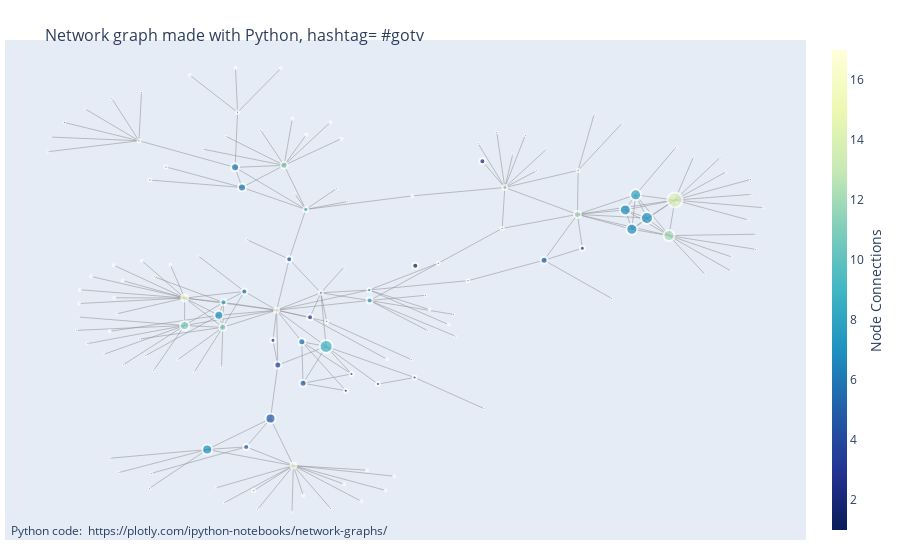

The notebook cell this image was saved under:
### Code cell
#Create network graph
fig = go.Figure(data=[edge_trace, node_trace],
             layout=go.Layout(
                title='<br>Network graph made with Python, hashtag= ' + target_hashtag,
                titlefont_size=16,
                showlegend=False,
                hovermode='closest',
                margin=dict(b=20,l=5,r=5,t=40),
                annotations=[ dict(
                    text="Python code: <a href='https://plotly.com/ipython-notebooks/network-graphs/'> https://plotly.com/ipython-notebooks/network-graphs/</a>",
                    showarrow=False,
                    xref="paper", yref="paper",
                    x=0.005, y=-0.002 ) ],
                xaxis=dict(showgrid=False, zeroline=False, showticklabels=False),
                yaxis=dict(showgrid=False, zeroline=False, showticklabels=False))
                )
fig.show()

### Figure 1 — Plotly figure (JSON) as saved in the notebook; plotly's stock layout.template omitted (floating-point values rounded to 4 significant figures; data arrays with more than 128 entries replaced by an {"elided": "..."} marker saying what was removed)
{"data": [{"hoverinfo": "none", "line": {"color": "#888", "width": 0.5}, "mode": "lines", "type": "scatter", "x": {"elided": "708 float values"}, "y": {"elided": "708 float values"}}, {"hoverinfo": "text", "marker": {"color": {"elided": "142 int values"}, "colorbar": {"thickness": 15, "title": {"side": "right", "text": "Node Connections"}, "xanchor": "left"}, "colorscale": [[0, "rgb(255,255,217)"], [0.125, "rgb(237,248,177)"], [0.25, "rgb(199,233,180)"], [0.375, "rgb(127,205,187)"], [0.5, "rgb(65,182,196)"], [0.625, "rgb(29,145,192)"], [0.75, "rgb(34,94,168)"], [0.875, "rgb(37,52,148)"], [1, "rgb(8,29,88)"]], "line": {"width": 2}, "reversescale": true, "showscale": true, "size": {"elided": "142 int values"}}, "mode": "markers", "text": {"elided": "142 str values"}, "type": "scatter", "x": {"elided": "142 float values"}, "y": {"elided": "142 float values"}}], "layout": {"annotations": [{"showarrow": false, "text": "Python code: <a href='https://plotly.com/ipython-notebooks/network-graphs/'> https://plotly.com/ipython-notebooks/network-graphs/</a>", "x": 0.005, "xref": "paper", "y": -0.002, "yref": "paper"}], "hovermode": "closest", "margin": {"b": 20, "l": 5, "r": 5, "t": 40}, "showlegend": false, "title": {"font": {"size": 16}, "text": "<br>Network graph made with Python, hashtag= #gotv"}, "xaxis": {"showgrid": false, "showticklabels": false, "zeroline": false}, "yaxis": {"showgrid": false, "showticklabels": false, "zeroline": false}}}
